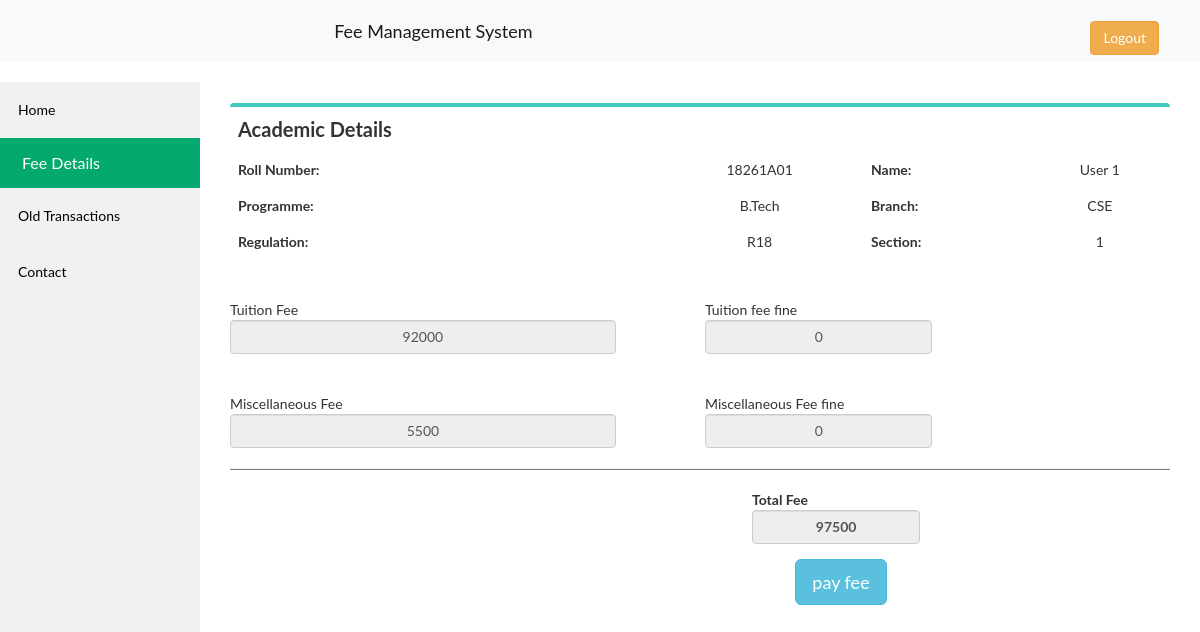
Screenshot of /accounts/tuition_fee.php (signed in) with the database file from the repository.
### tables this page shows
CREATE TABLE `users` (
  `USER_ID` varchar(20) NOT NULL,
  `PASSWORD` varchar(100) NOT NULL,
  `FIRST_NAME` text NOT NULL,
  `LAST_NAME` text NOT NULL,
  `PHONE` varchar(20) NOT NULL,
  `EMAIL` varchar(30) DEFAULT NULL,
  `Programme` text NOT NULL DEFAULT '\'BTech\'',
  `Branch` varchar(20) NOT NULL,
  `Regulation` varchar(5) NOT NULL,
  `Section` int(1) NOT NULL,
  `USER_STATUS_ID` int(2) NOT NULL DEFAULT 2,
  `fathername` text DEFAULT NULL,
  `fatherphone` varchar(15) DEFAULT NULL
);

CREATE TABLE `fee_due_details` (
  `USER_ID` varchar(20) NOT NULL,
  `academicyear` int(5) NOT NULL,
  `tuition_fee` int(15) NOT NULL,
  `exam_fee` int(15) NOT NULL,
  `miscellaneous_fee` int(15) NOT NULL,
  `library_fee` int(15) NOT NULL,
  `transportation_fee` int(15) NOT NULL
);

### accounts/tuition_fee.php (the view, shortened to what this page needs)
<?php
include '../db_config.php';
$userid=$_SESSION["userid"];
$sql = "SELECT * FROM users WHERE USER_ID = '$userid';";
$result = $con->query($sql);
$row1 = $result->fetch_assoc();
$sql="Select * from fee_due_details where USER_ID='$userid'";
$res=$con->query($sql);
?>
<!DOCTYPE html>
<head>
    <link rel="stylesheet" href="https://maxcdn.bootstrapcdn.com/bootstrap/4.0.0-beta.2/css/bootstrap.min.css"  >
        <link href="https://maxcdn.bootstrapcdn.com/bootstrap/3.3.6/css/bootstrap.min.css" rel="stylesheet" />
    <link rel="stylesheet" href="../templates/css/sidebar.css">
</head>
<body>
<nav class="navbar navbar-light bg-light">
  <div class="container-fluid">
    <a class="navbar-brand" href="#">
      Fee Management System
    </a>
    <form class="d-flex " style="align: 'right'" action="../logout.php">
        <button class="btn btn-warning" style="position: absolute; top: 20px; right: 40px;" type="submit">Logout</button>
      </form>
  </div>
</nav>
<div class="sidebar ">
  <a class="" href="index.php">Home</a>
  <button class="dropdown-btn active" style="color:white;background-color: #04AA6D;height:50px;">Fee Details
  </button>
  <a href="old_transactions.php">Old Transactions</a>
  <a href="contact.php">Contact</a>
</div>
<div class="content" style="text-align:center;">
<br>
<div class="  grid-child ">
            <table class="table noborder" >
                    <div class="graphical-heading"></div>
                    <thead>
                    <th scope="col" style="font-size:20px">Academic Details</th>
                    <th></th>
                    <th></th>
                    <th></th>
                    </thead>
                    <tbody>
                        <tr>
                            <th scope="row">Roll Number:</th>
                            <td> <?php echo $_SESSION["userid"] ?></td>
                            <th scope="row">Name: </th>
                            <td scope="row"><?php echo $_SESSION["username"]?></td>
                        </tr>
                        <tr>
                            <th scope="row">Programme:</th>
                            <td> <?php echo $row1["Programme"]?></td>
                            <th scope="row">Branch: </th>
                            <td scope="row"><?php echo $row1["Branch"] ?></td>
                        </tr>
                        <tr>
                            <th scope="row">Regulation: </th>
                            <td> <?php echo $row1["Regulation"]?></td>
                            <th scope="row">Section: </th>
                            <td scope="row"><?php echo $row1["Section"]?></td>
                        </tr>
                    </tbody>
                </table>
                <br>
    </div>
    <div>
    <?php
      if(isset($_SESSION["fee_error"])){
        echo "error occured contact admin";
        session_destroy();
      }
      else{
        $row=$res->fetch_assoc();
        $tuition=$row["tuition_fee"];
        $misl=$row["miscellaneous_fee"];
        $total=$tuition+$misl;
        echo "<form action='pay_fee.php' method='post'>
        <div class='form-row'>
          <div class='col-md-5 mb-3>
            <label for='a' style='text-align:left;'>Tuition Fee<input class='form-control' style='text-align:center;' type='text' value=$tuition name='tuition' readonly>
            </label>
          </div>
          <div class='col-md-1 '>
          </div>
          <div class='col-md-3 mb-3>
            <label for='a' style='text-align:left;'>Tuition fee fine<input class='form-control' style='text-align:center;' type='text' value='0' name='tuition' readonly>
            </label>
          </div>
        </div>
        <br>
        <br>
        <div class='form-row'>
          <div class='col-md-5 mb-3>
            <label for='a' style='text-align:left;'>Miscellaneous Fee<input class='form-control' style='text-align:center;' type='text' value='$misl' name='tuition' readonly>
            </label>
            </div>
            <div class='col-md-1 '>
            </div>
            <div class='col-md-3 mb-3>
              <label for='a' style='text-align:left;'>Miscellaneous Fee fine<input class='form-control' style='text-align:center;' type='text' value='0' name='tuition' readonly>
              </label>
            </div>
          </div>
          <hr style='height:1px;background-color:gray;'/>
        <div class='form-row' style='align:center;margin-left:55%;'>
        <div class='col-md-5 mb-3'>
          <label for='a' style='text-align:left;'>Total Fee<input class='form-control' style='text-align:center; '  type='text' value='$total' name='tuition' readonly>
          </label>
        </div>
        </div>
          <div class='check' style='margin-left:30%;'>
          <input class='btn btn-info btn-lg ' type='submit' name='submit' value='pay fee'>
          </div>
        ";
      }
    ?>
  </div>
</body>
</html>

### templates/css/sidebar.css (style rules this page uses)
body { margin: 0; font-family: "Lato", sans-serif; }
.sidebar { margin: 0; padding: 0; width: 200px; background-color: #f1f1f1; position: fixed; height: 100%; overflow: auto; }
.sidebar a { display: block; color: black; padding: 18px; text-decoration: none; }
div.content { margin-left: 200px; padding: 1px 30px; height: 1000px; }
.graphical-heading { background: #41cac0; color: #fff; text-align: center; font-style: italic; padding: 40px 110px; border-radius: 4px 4px 0 0; -webkit-border-radius: 4px 4px 0 0; font-size: 16px; font-weight: 300; padding: 2px; }
.dropdown-btn { padding: 6px 8px 6px 22px; font-size: 16px; display: block; border: none; background: none; width:100%; text-align: left; cursor: pointer; outline: none; }

### accounts/tuition_fee.php (style rules this page uses)
.noborder td, .noborder th { border: none !important; background-color:white; }
.dropdown-btn { padding: 6px 8px 6px 22px; font-size: 16px; display: block; border: none; background: none; width:100%; text-align: left; cursor: pointer; outline: none; }

### rows the page displays
users: Programme "B.Tech", Branch "CSE", Regulation "R18", Section "1"
fee_due_details: tuition "92000", tuition "5500", tuition "97500"

### other values shown
$_SESSION["userid"] "18261A01"
$_SESSION["username"] "User 1"
